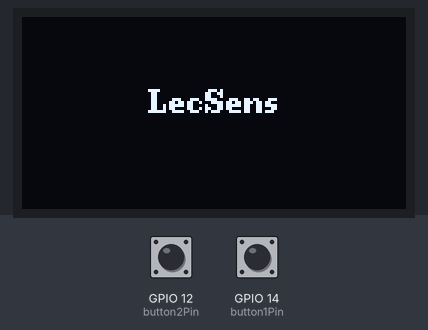
Simulated run of this program. Board: ESP32. Parts: 128×64 one-colour display. The test bench sets the inputs (shaded band); at power-on: GPIO 14 (button1Pin) HIGH, GPIO 12 (button2Pin) HIGH. WiFi joins after 1.5 s; servers stay silent unless stated; uploads are accepted with an empty reply; random numbers use the default seed unless the program sets one; what the program prints to the serial monitor is not drawn.

Above: at 3.2 s.
3.3 s: GPIO 14 (button1Pin) pulled LOW for 0.15 s
At 6.1 s:
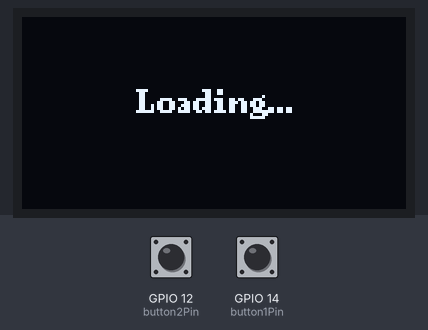
6.4 s: GPIO 12 (button2Pin) pulled LOW for 1 s
At 8.2 s:
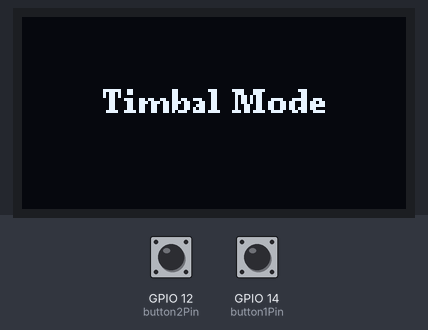
8.9 s: GPIO 12 (button2Pin) pulled LOW for 0.15 s
At 10.0 s:
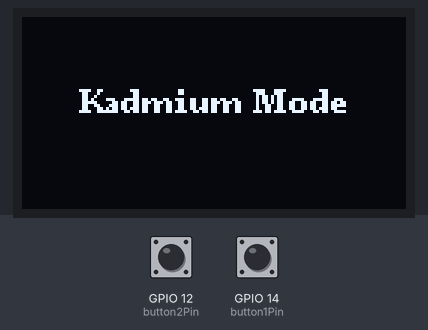
10.6 s: GPIO 14 (button1Pin) pulled LOW for 1 s
At 11.9 s:
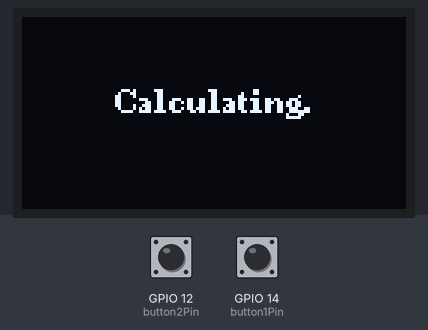
Timing chart, 0 to 13.6 s (numbered marks = the images above; inputs shaded):
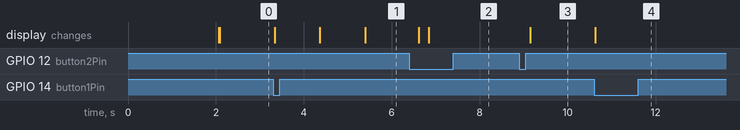

Measured:
- after the input at 3.3 s, the display: first changes at once (image 1 shows a later state)
- after the input at 8.9 s, the display: changes after 0.24 s (image 3)
- after the input at 10.6 s, the display: changes at once (image 4)

The program:

main.cpp
```cpp
#include <Wire.h>
#include <U8g2lib.h>
#include <WiFi.h>
#include <HTTPClient.h>
#include <math.h>

// Replace with your network credentials
const char *ssid = ".";
const char *password = "12345678";

// Replace with your API endpoint
const char *serverName = "https://dev.lecsens.zeonkun.tech/lecsens-data/store-new";

const int dataSize = 800;
float data_x[dataSize];
float data_y[dataSize];
float peak_x[2];
float peak_y[2];

float current_ppm;

String mac_address = "00:00:00:00:00:00";

// Array of cities for randomization
String cities[10] = {"Jakarta", "Surabaya", "Bandung", "Yogyakarta", "Medan", "Denpasar", "Makassar", "Semarang", "Palembang", "Balikpapan"};

// Array of labels for randomization
String labels[5] = {"Timbal", "Merkuri", "Kadmium", "Arsen", "Microplastic"};

// Function to convert float array to JSON string
String arrayToJson(float arr[], int size)
{
  String json = "[";
  for (int i = 0; i < size; i++)
  {
    json += String(arr[i], 6); // Use 6 decimal places
    if (i < size - 1)
    {
      json += ",";
    }
  }
  json += "]";
  return json;
}

// Function to initialize voltammetry data with the specified equation
void initVoltammetryData()
{
  // Randomize the coefficients a and b for the first cycle
  float a1 = 0.0160 + random(0, 11) * 0.0001; // Random between 0.0160 and 0.0170
  float b1 = 0.60 + random(0, 11) * 0.01;     // Random between 0.60 and 0.70

  // Randomize the coefficients a2 and b2 for the second cycle
  float a2 = 0.0160 + random(0, 11) * 0.0001; // Random between 0.0160 and 0.0170
  float b2 = 0.50 + random(0, 11) * 0.01;     // Random between 0.50 and 0.60

  // Initialize data_x values for two cycles
  for (int i = 0; i < 400; i++)
  {
    data_x[i] = -200 + i * 1.0; // x from -200 to 200 for the first cycle
  }
  for (int i = 400; i < 800; i++)
  {
    data_x[i] = 200 - (i - 400) * 1.0; // x from 200 to -200 for the second cycle
  }

  // Calculate data_y based on the equation for the first and second cycle
  for (int i = 0; i < 400; i++)
  {
    float x = data_x[i];
    x += 200;
    data_y[i] = -1.78e-7 * pow(x, 4) + 0.00011 * pow(x, 3) - a1 * pow(x, 2) + b1 * x - 6;
    // Serial.println(data_y[i]);
  }
  for (int i = 400; i < 800; i++)
  {
    float x = data_x[i];
    x += 200;
    data_y[i] = -1.78e-7 * pow(x, 4) + 0.00011 * pow(x, 3) - a2 * pow(x, 2) + b2 * x - 6;
    // Serial.println(data_y[i]);
  }
}

// Function to find the two peaks in data_y
void findPeaks()
{
  // Search for the highest value in the first cycle (0-400)
  float maxY1 = data_y[0];
  int maxIdx1 = 0;
  for (int i = 1; i < 400; i++)
  {
    if (data_y[i] > maxY1)
    {
      maxY1 = data_y[i];
      maxIdx1 = i;
    }
  }
  peak_x[0] = data_x[maxIdx1];
  peak_y[0] = maxY1;

  // Search for the highest value in the second cycle (400-800)
  float maxY2 = data_y[400];
  int maxIdx2 = 400;
  for (int i = 401; i < 800; i++)
  {
    if (data_y[i] > maxY2)
    {
      maxY2 = data_y[i];
      maxIdx2 = i;
    }
  }
  peak_x[1] = data_x[maxIdx2];
  peak_y[1] = maxY2;
}

void initWiFi()
{
  WiFi.mode(WIFI_STA);
  WiFi.begin(ssid, password);
  Serial.print("Connecting to WiFi ..");
  while (WiFi.status() != WL_CONNECTED)
  {
    Serial.print('.');
    delay(1000);
  }
  Serial.println("Connected to WiFi");
  Serial.println(WiFi.localIP());
}

// void sendData() {
//   if (WiFi.status() == WL_CONNECTED) {
//     HTTPClient http;

//     // Specify the target URL
//     http.begin(serverName);

//     // Set the content type to application/json
//     http.addHeader("Content-Type", "application/json");

//     // Randomize ppm, city, and label
//     int ppm = random(0, 101);  // Random ppm between 0 and 100
//     String alamat = cities[random(0, 10)];  // Random city from the list
//     String label = labels[random(0, 5)];  // Random label from the list

//     // Create the JSON payload using the variables
//     String jsonPayload = "{";
//     jsonPayload += "\"mac_address\":\"" + mac_address + "\",";
//     jsonPayload += "\"data_x\":" + arrayToJson(data_x, dataSize) + ",";
//     jsonPayload += "\"data_y\":" + arrayToJson(data_y, dataSize) + ",";
//     jsonPayload += "\"peak_x\":" + arrayToJson(peak_x, 2) + ",";
//     jsonPayload += "\"peak_y\":" + arrayToJson(peak_y, 2) + ",";
//     jsonPayload += "\"ppm\":" + String(ppm) + ",";
//     jsonPayload += "\"alamat\":\"" + alamat + "\",";
//     jsonPayload += "\"label\":\"" + label + "\"}";

//     // Send the POST request
//     int httpResponseCode = http.POST(jsonPayload);

//     // Check the response code
//     if (httpResponseCode > 0) {
//       String response = http.getString();
//       Serial.println(httpResponseCode);
//       Serial.println(response);
//     } else {
//       Serial.print("Error on sending POST: ");
//       Serial.println(httpResponseCode);
//     }

//     // Free resources
//     http.end();
//   } else {
//     Serial.println("WiFi Disconnected");
//   }
// }

int ppmIndex = 0; // Variable to keep track of the ppm sequence

void sendData(String customLabel)
{
  if (WiFi.status() == WL_CONNECTED)
  {
    HTTPClient http;

    // Specify the target URL
    http.begin(serverName);

    // Set headers for the request
    http.addHeader("Content-Type", "application/json");
    http.addHeader("Authorization", "Bearer eyJhbGciOiJIUzI1NiIsInR5cCI6IkpXVCJ9.eyJJRCI6IjQxMTc5ZTM5LWRhM2EtNGM4ZS1hMzYwLTAwNTA2MTBmMzMxNyIsIlVzZXJSb2xlIjoiQURNSU4iLCJleHAiOjE3MzA3NzUwODl9.MvKMYeHwItrlD7xZ9aiGMfnrVTUz8PHWKv6lJZtgkoI");

    // Calculate ppm based on the sequence
    int ppm = random(175, 191); // Generates a random value between 175 and 190 (inclusive)
    current_ppm = ppm;
    // current_ppm = 190;

    // Increment the index and reset if necessary
    ppmIndex = (ppmIndex + 1) % 3;

    // Random city from the list (replace the hardcoded string if needed)
    String alamat = "Surabaya, Jawa Timur"; // You can randomize this if needed

    // Create the JSON payload using the variables and the custom label
    String jsonPayload = "{";
    jsonPayload += "\"mac_address\":\"" + mac_address + "\",";
    jsonPayload += "\"data_x\":" + arrayToJson(data_x, dataSize) + ",";
    jsonPayload += "\"data_y\":" + arrayToJson(data_y, dataSize) + ",";
    jsonPayload += "\"peak_x\":" + arrayToJson(peak_x, 2) + ",";
    jsonPayload += "\"peak_y\":" + arrayToJson(peak_y, 2) + ",";
    jsonPayload += "\"ppm\":" + String(ppm) + ",";
    jsonPayload += "\"alamat\":\"" + alamat + "\",";
    jsonPayload += "\"label\":\"" + customLabel + "\"}";

    // Send the POST request
    int httpResponseCode = http.POST(jsonPayload);

    // Check the response code
    if (httpResponseCode > 0)
    {
      String response = http.getString();
      Serial.println(httpResponseCode);
      Serial.println(response);
    }
    else
    {
      Serial.print("Error on sending POST: ");
      Serial.println(httpResponseCode);
    }

    // Free resources
    http.end();
  }
  else
  {
    Serial.println("WiFi Disconnected");
  }
}

// Define pins
const int button1Pin = 14;
const int button2Pin = 12;
// SDA 21
// SCL 22

// Variables to store the button state
int button1State = 0;
int button2State = 0;

// Variables to store the previous button state for edge detection
int lastButton1State = HIGH;
int lastButton2State = HIGH;

// OLED display dimensions
#define SCREEN_WIDTH 128
#define SCREEN_HEIGHT 64

int displayState = 0;
int lastState = 0;
float randomNumber;
char buffer[20];

// Initialize the display with the SH1106 driver
U8G2_SH1106_128X64_NONAME_F_HW_I2C u8g2(U8G2_R0, /* reset=*/U8X8_PIN_NONE, /* clock=*/22, /* data=*/21);
// Function prototype for displayCenteredText
void displayCenteredText(const char *text);
void displayCenteredText2(const char *line1, const char *line2);

void setup()
{
  // Initialize serial communication at 115200 baud rate
  Serial.begin(115200);
  initWiFi();

  // Initialize the button pins as input
  pinMode(button1Pin, INPUT_PULLUP);
  pinMode(button2Pin, INPUT_PULLUP);

  // Initialize the OLED display
  u8g2.begin();

  // Display initial message
  displayCenteredText("Press buttons");
}

void loop()
{

  if (displayState == 0)
  {
    displayCenteredText("LecSens");
  }
  else if (displayState == 1)
  {
    displayCenteredText("Merkuri Mode");
  }
  else if (displayState == 2)
  {
    displayCenteredText("Timbal Mode");
  }
  else if (displayState == 3)
  {
    displayCenteredText("Kadmium Mode");
  }
  else if (displayState == 4)
  {
    displayCenteredText("Arsen Mode");
  }
  else if (displayState == 5)
  {
    displayCenteredText("Micro Plastic Mode");
  }
  else if (displayState == 6)
  {
    if (lastState == 1)
    {
      displayCenteredText2("Merkuri(Hg): ", buffer);
    }
    else if (lastState == 2)
    {
      displayCenteredText2("Timbal(Pb): ", buffer);
    }
    else if (lastState == 3)
    {
      displayCenteredText2("Kadmium: ", buffer);
    }
    else if (lastState == 4)
    {
      displayCenteredText2("Arsen: ", buffer);
    }
    else if (lastState == 5)
    {
      displayCenteredText2("Micro Plastic: ", buffer);
    }
  }

  // Read the state of button 1
  button1State = digitalRead(button1Pin);

  // Read the state of button 2
  button2State = digitalRead(button2Pin);

  // Check if button 1 is pressed (state changed from HIGH to LOW)
  if (button1State == LOW && lastButton1State == HIGH)
  {
    Serial.println("Button 1 pressed!");

    if (displayState == 0)
    {
      displayCenteredText("Loading.");
      delay(1000);
      displayCenteredText("Loading..");
      delay(1000);
      displayCenteredText("Loading...");
      delay(1000);
      displayState = 1;
    }
    else if (displayState == 1)
    {
      displayCenteredText("Calculating.");
      delay(4000);
      displayCenteredText("Calculating..");
      delay(4000);
      displayCenteredText("Calculating...");
      delay(4000);

      initVoltammetryData();
      findPeaks();
      sendData("Merkuri");

      randomNumber = current_ppm;
      buffer[20];
      sprintf(buffer, "%.2f", randomNumber);
      displayState = 6;
      lastState = 1;
    }
    else if (displayState == 2)
    {
      displayCenteredText("Calculating.");
      delay(4000);
      displayCenteredText("Calculating..");
      delay(4000);
      displayCenteredText("Calculating...");
      delay(4000);

      initVoltammetryData();
      findPeaks();
      sendData("Timbal");

      randomNumber = current_ppm;
      buffer[20];
      sprintf(buffer, "%.2f", randomNumber);
      displayState = 6;
      lastState = 2;
    }
    else if (displayState == 3)
    {
      displayCenteredText("Calculating.");
      delay(4000);
      displayCenteredText("Calculating..");
      delay(4000);
      displayCenteredText("Calculating...");
      delay(4000);

      initVoltammetryData();
      findPeaks();
      sendData("Kadmium");

      randomNumber = current_ppm;
      buffer[20];
      sprintf(buffer, "%.2f", randomNumber);
      displayState = 6;
      lastState = 3;
    }
    else if (displayState == 4)
    {
      displayCenteredText("Calculating.");
      delay(4000);
      displayCenteredText("Calculating..");
      delay(4000);
      displayCenteredText("Calculating...");
      delay(4000);

      initVoltammetryData();
      findPeaks();
      sendData("Arsen");

      randomNumber = current_ppm;
      buffer[20];
      sprintf(buffer, "%.2f", randomNumber);
      displayState = 6;
      lastState = 4;
    }
    else if (displayState == 5)
    {
      displayCenteredText("Calculating.");
      delay(4000);
      displayCenteredText("Calculating..");
      delay(4000);
      displayCenteredText("Calculating...");
      delay(4000);

      initVoltammetryData();
      findPeaks();
      sendData("Microplastic");

      randomNumber = current_ppm;
      buffer[20];
      sprintf(buffer, "%.2f", randomNumber);
      displayState = 6;
      lastState = 5;
    }
    else if (displayState == 6)
    {
      displayState = lastState;
    }
    // Debounce delay
    delay(200);
  }

  // Check if button 2 is pressed (state changed from HIGH to LOW)
  if (button2State == LOW && lastButton2State == HIGH)
  {
    Serial.println("Button 2 pressed!");
    if (displayState == 1)
    {
      displayState = 2;
    }
    else if (displayState == 2)
    {
      displayState = 3;
    }
    else if (displayState == 3)
    {
      displayState = 4;
    }
    else if (displayState == 4)
    {
      displayState = 5;
    }
    else if (displayState == 5)
    {
      displayState = 1;
    }
    // Debounce delay
    delay(200);
  }

  // Save the current state as the last state for the next loop iteration
  lastButton1State = button1State;
  lastButton2State = button2State;
}

void displayCenteredText(const char *text)
{
  u8g2.clearBuffer();
  u8g2.setFont(u8g2_font_ncenB08_tr); // choose a suitable font
  int16_t text_width = u8g2.getStrWidth(text);
  int16_t x = (SCREEN_WIDTH - text_width) / 2;
  int16_t y = (SCREEN_HEIGHT / 2);
  u8g2.setCursor(x, y);
  u8g2.print(text);
  u8g2.sendBuffer();
}

void displayCenteredText2(const char *line1, const char *line2)
{
  u8g2.clearBuffer();
  u8g2.setFont(u8g2_font_ncenB08_tr); // choose a suitable font

  // Display line 1
  int16_t text_width1 = u8g2.getStrWidth(line1);
  int16_t x1 = (SCREEN_WIDTH - text_width1) / 2;
  int16_t y1 = (SCREEN_HEIGHT / 2) - 10; // Place line 1 above center
  u8g2.setCursor(x1, y1);
  u8g2.print(line1);

  // Display line 2
  int16_t text_width2 = u8g2.getStrWidth(line2);
  int16_t x2 = (SCREEN_WIDTH - text_width2) / 2;
  int16_t y2 = (SCREEN_HEIGHT / 2) + 10; // Place line 2 below center
  u8g2.setCursor(x2, y2);
  u8g2.print(line2);

  u8g2.sendBuffer();
}
```
